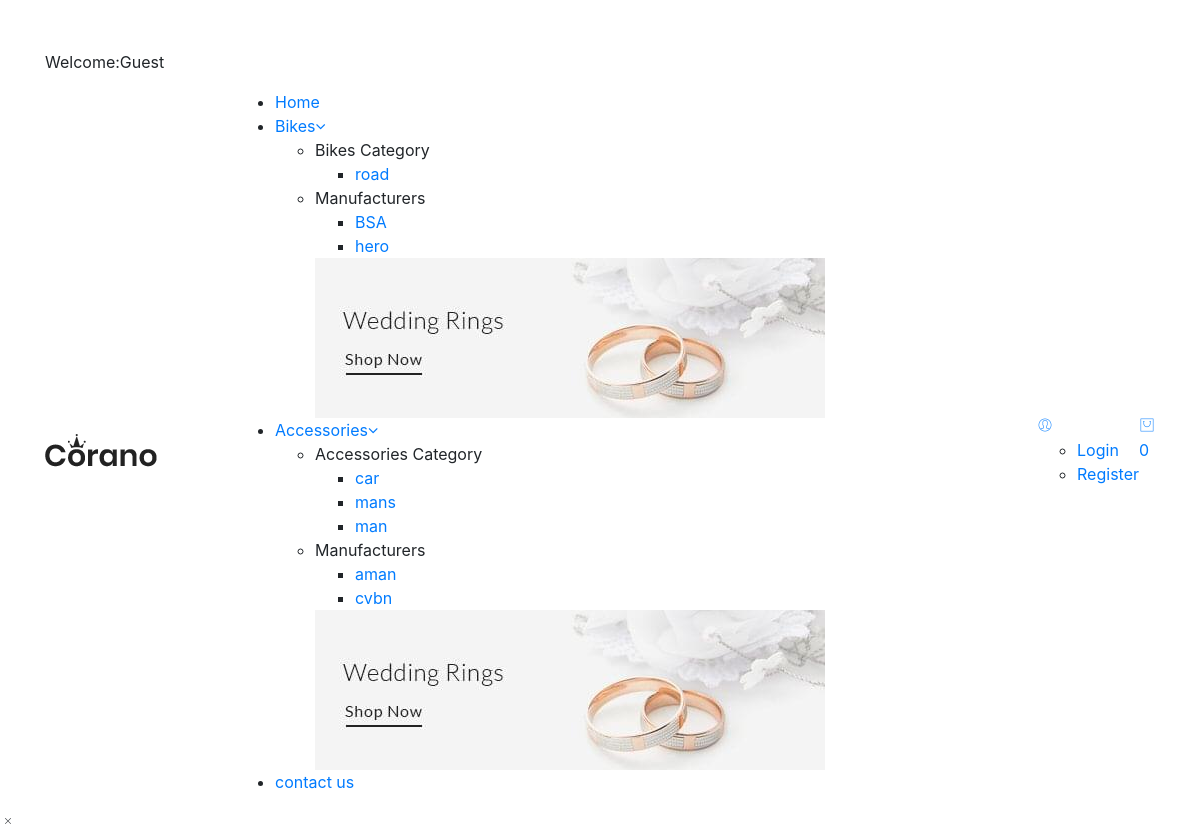
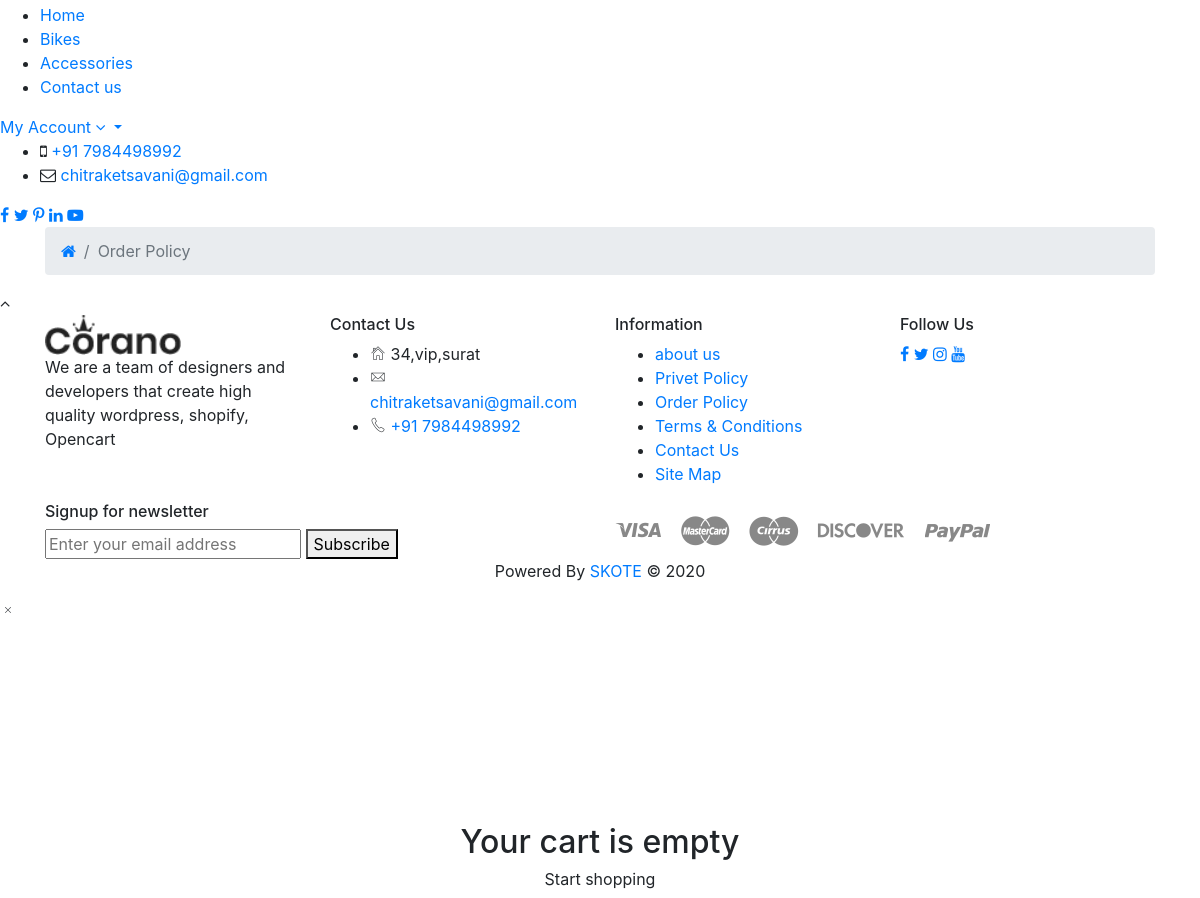
Page /order-policy.php on the earlier database version (2 pictures, top to bottom).
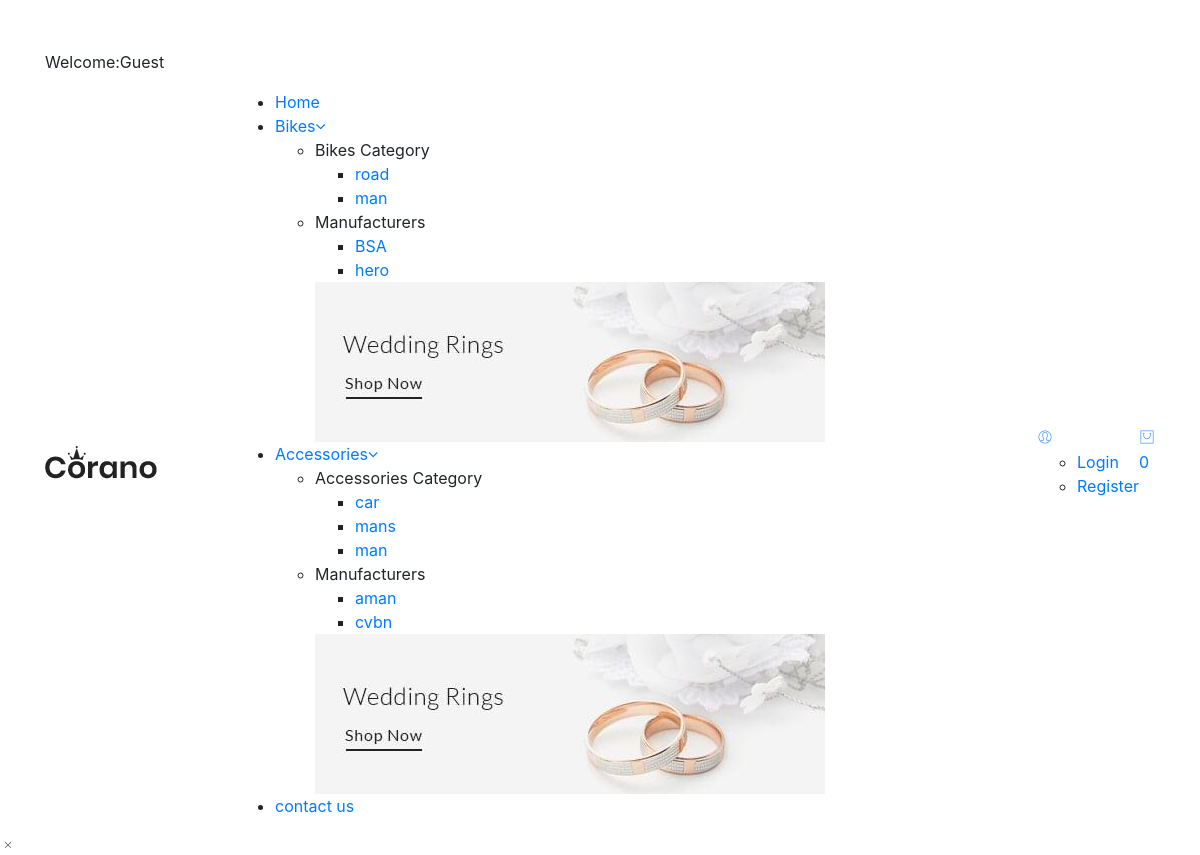
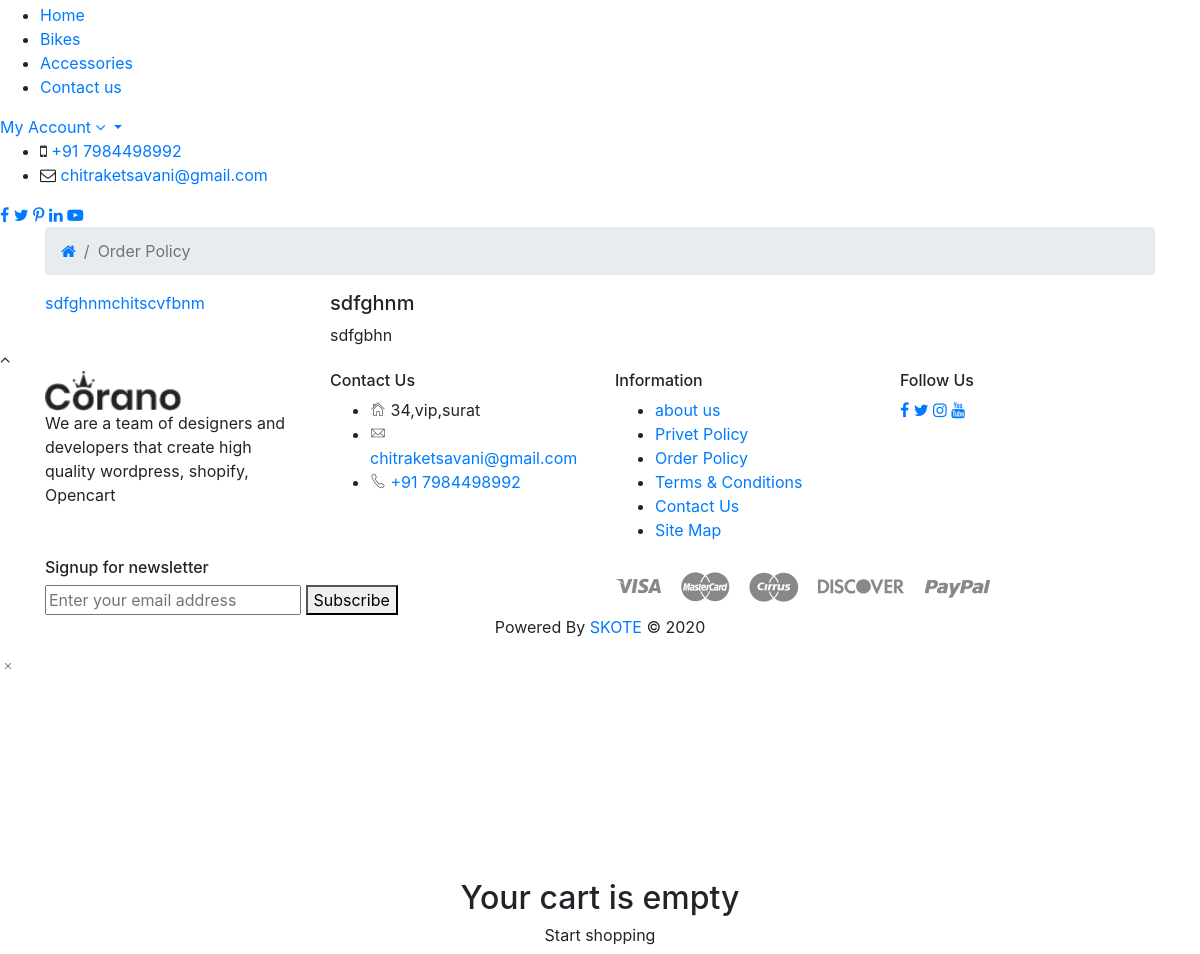
Same page on the later database version (2 pictures, top to bottom).
### tables this page shows
CREATE TABLE `product_categories` (
  `p_cat_id` int(10) NOT NULL AUTO_INCREMENT,
  `p_cat_title` text NOT NULL,
  `p_cat_top` text NOT NULL,
  `p_cat_status` text NOT NULL,
  PRIMARY KEY (`p_cat_id`)
);

CREATE TABLE `manufacturers` (
  `manufacturer_id` int(10) NOT NULL AUTO_INCREMENT,
  `manufacturer_title` text NOT NULL,
  `manufacturer_top` text NOT NULL,
  `manufacturer_status` text NOT NULL,
  PRIMARY KEY (`manufacturer_id`)
);

CREATE TABLE `accessories_category` (
  `accessories_category_id` int(10) NOT NULL AUTO_INCREMENT,
  `accessories_category` text NOT NULL,
  `accessories_category_top` text NOT NULL,
  `accessories_category_status` text NOT NULL,
  PRIMARY KEY (`accessories_category_id`)
);

CREATE TABLE `accessories_brand` (
  `accessories_brand_id` int(10) NOT NULL AUTO_INCREMENT,
  `accessories_brand` text NOT NULL,
  `accessories_brand_top` text NOT NULL,
  `accessories_brand_status` text NOT NULL,
  PRIMARY KEY (`accessories_brand_id`)
);

CREATE TABLE `order_policy` (
  `o_policy_id` int(11) NOT NULL AUTO_INCREMENT,
  `o_policy_title` text NOT NULL,
  `o_policy_link` text NOT NULL,
  `o_policy_desc` text NOT NULL,
  `o_policy_status` text NOT NULL,
  PRIMARY KEY (`o_policy_id`)
);

### order-policy.php (the view, shortened to what the changed rows need)
   <?php
   $active='';
   include("includes/header.php");
   ?>
    <main>
        <div class="my-account-wrapper section-padding">
            <div class="container">
                <div class="section-bg-color">
                    <div class="row">
                        <div class="col-lg-12">
                            <div class="myaccount-page-wrapper">
                                <div class="row">
                                    <div class="col-lg-3 col-md-4">
                                        <div class="myaccount-tab-menu nav" role="tablist">
                                        <?php
                                            $get_terms = "select * from order_policy where o_policy_status='yes' LIMIT 0,1";
                                            $run_terms = mysqli_query($con,$get_terms);
                                            while($row_terms=mysqli_fetch_array($run_terms)){
                                                $term_title = $row_terms['o_policy_title'];
                                                $term_link = $row_terms['o_policy_link'];
                                        ?>
                                            <a href="#<?php echo $term_link; ?>" class="active" data-toggle="tab">
                                                <?php echo $term_title;?></a>
                                        <?php
                                            }
                                            ?>
                                        <?php
                                            $count_terms = "select * from order_policy  where o_policy_status='yes'";
                                            $run_count_terms = mysqli_query($con,$count_terms);
                                            $count = mysqli_num_rows($run_count_terms);
                                            $get_terms = "select * from order_policy where o_policy_status='yes' LIMIT 1,$count";
                                            $run_terms = mysqli_query($con,$get_terms);
                                            while ($row_terms=mysqli_fetch_array($run_terms)) {
                                                $term_title = $row_terms['o_policy_title'];
                                                $term_link = $row_terms['o_policy_link']; ?>
                                            <a href="#<?php echo $term_link; ?>" data-toggle="tab">
                                                <?php echo $term_title;?></a>
                                           <?php
                                            }
                                            ?>
                                        </div>
                                    </div>
                                    <div class="col-lg-9 col-md-8">
                                        <div class="tab-content" id="myaccountContent">
                                            <?php
                                                $get_terms = "select * from order_policy where o_policy_status='yes' LIMIT 0,1";
                                                $run_terms = mysqli_query($con,$get_terms);
                                                while ($row_terms=mysqli_fetch_array($run_terms)) {
                                                    $term_title = $row_terms['o_policy_title'];
                                                    $term_desc = $row_terms['o_policy_desc'];
                                                    $term_link = $row_terms['o_policy_link'];
                                                    ?>
                                            <div class="tab-pane fade show active" id="<?php echo $term_link; ?>" role="tabpanel">
                                                <div class="myaccount-content">
                                                    <h5><?php echo $term_title;?></h5>
                                                    <p class="mb-0"><?php echo $term_desc; ?></p>
                                                </div>
                                            </div>
                                        <?php
                                                }
                                        ?>
                                        </div>
                                    </div>
                                </div>
                            </div>
                        </div>
                    </div>
                </div>
            </div>
        </div>
    </main>
    <?php
    include("includes/cart1.php");
    ?>
</body>
</html>

### includes/header.php (shortened to what the changed rows need)
<?php
include("includes/db.php");
 ?>
<!doctype html>
<html class="no-js" lang="en">
<head>
    <link rel="stylesheet" href="assets/css/vendor/bootstrap.min.css">
    <link rel="stylesheet" href="assets/css/vendor/pe-icon-7-stroke.css">
    <link rel="stylesheet" href="assets/css/vendor/font-awesome.min.css">
    <link rel="stylesheet" href="assets/css/plugins/slick.min.css">
    <link rel="stylesheet" href="assets/css/plugins/animate.css">
    <link rel="stylesheet" href="assets/css/plugins/nice-select.css">
    <link rel="stylesheet" href="assets/css/plugins/jqueryui.min.css">
    <link rel="stylesheet" href="assets/js/plugins/jquery.min.js">
    <link rel="stylesheet" href="assets/js/main.js">
    <link rel="stylesheet" href="assets/js/plugins/jqueryui.min.js">
    <link rel="stylesheet" href="assets/js/jquerys.min.js">
    <link rel="stylesheet" href="assets/js/bootstrap.min.js">
    <link rel="stylesheet" href="assets/css/style.css">
</head>
<body>
<header class="header-area header-wide">
        <div class="main-header d-none d-lg-block">
            <div class="header-main-area sticky">
                <div class="container">
                    <div class="row align-items-center position-relative">
                        <div class="col-lg-6 position-static">
                            <div class="main-menu-area">
                                <div class="main-menu">
                                     <nav class="desktop-menu">
                                        <ul>
                                            <li class="position-static <?php if($active=='Shop') echo"active"?>"><a href="bike">Bikes<i class="fa fa-angle-down"></i></a>
                                                <ul class="megamenu dropdown">
                                                    <li class="mega-title"><span>Bikes Category</span>
                                                        <ul>
                                                            <?php
                                                            $select_category="select * from product_categories where p_cat_status='yes'";
                                                            $run_category=mysqli_query($con,$select_category);
                                                            while($row_category=mysqli_fetch_array($run_category))
                                                            {
                                                             ?>
                                                            <li><a href="bike?category_id=<?php echo base64_encode($row_category['p_cat_id']); ?>"><?php echo $row_category['p_cat_title']; ?></a></li>
                                                            <?php }?>
                                                        </ul>
                                                    </li>
                                                    <li class="mega-title"><span>Manufacturers</span>
                                                        <ul>
                                                        <?php
                                                            $select_manufacturer="select * from manufacturers where manufacturer_status='yes'";
                                                            $run_manufacturer=mysqli_query($con,$select_manufacturer);
                                                            while($row_manufacturer=mysqli_fetch_array($run_manufacturer))
                                                            {
                                                             ?>
                                                            <li><a href="bike?manufacturer_id=<?php echo base64_encode($row_manufacturer['manufacturer_id']); ?>"><?php echo $row_manufacturer['manufacturer_title']; ?></a></li>
                                                            <?php }?>
                                                        </ul>
                                                    </li>
                                                </ul>
                                            </li>
                                            <li class="position-static <?php if($active=='Accessories') echo"active"?>"><a href="accessories">Accessories<i class="fa fa-angle-down"></i></a>
                                                <ul class="megamenu dropdown">
                                                    <li class="mega-title"><span>Accessories Category</span>
                                                        <ul>
                                                            <?php
                                                            $select_accessories="select * from accessories_category where accessories_category_status='yes'";
                                                            $run_accessories=mysqli_query($con,$select_accessories);
                                                            while($row_accessories=mysqli_fetch_array($run_accessories))
                                                            {
                                                             ?>
                                                            <li><a href="accessories?category_id=<?php echo base64_encode($row_accessories['accessories_category_id']); ?>"><?php echo $row_accessories['accessories_category']; ?></a></li>
                                                            <?php }?>
                                                        </ul>
                                                    </li>
                                                    <li class="mega-title"><span>Manufacturers</span>
                                                        <ul>
                                                        <?php
                                                            $select_manufacturers="select * from accessories_brand where accessories_brand_status='yes'";
                                                            $run_manufacturers=mysqli_query($con,$select_manufacturers);
                                                            while($row_manufacturers=mysqli_fetch_array($run_manufacturers))
                                                            {
                                                             ?>
                                                            <li><a href="accessories?manufacturer_id=<?php echo base64_encode($row_manufacturers['accessories_brand_id']); ?>"><?php echo $row_manufacturers['accessories_brand']; ?></a></li>
                                                            <?php }?>
                                                        </ul>
                                                    </li>
                                                </ul>
                                            </li>
                                        </ul>
                                    </nav>
                                </div>
                            </div>
                        </div>
                    </div>
                </div>
            </div>
        </div>
    </header>

Differences in the rows shown:
now on this page (row edited): product_categories: p_cat_title "man"
added order_policy: o_policy_title "sdfghnm", o_policy_desc "sdfgbhn"
added order_policy: o_policy_title "chits"
added order_policy: o_policy_title "cvfbnm"
